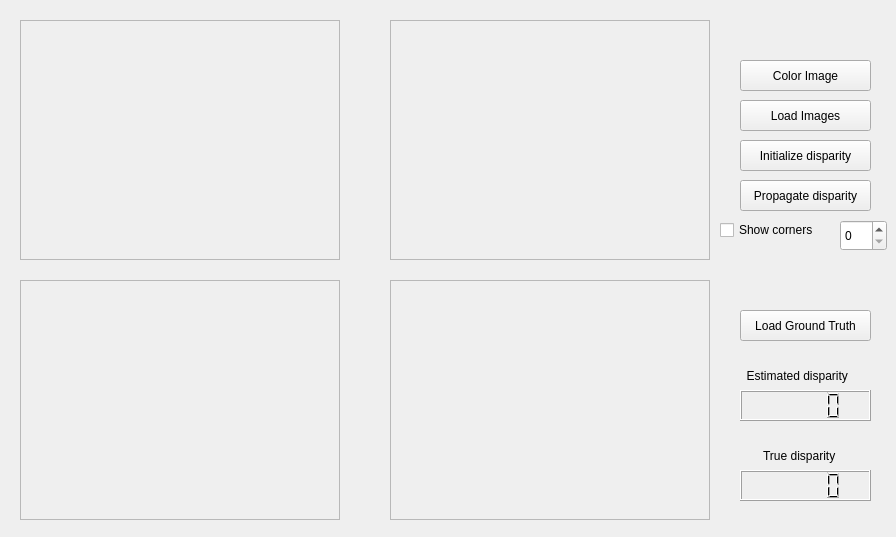
<?xml version="1.0" encoding="UTF-8"?>
<ui version="4.0">
 <class>MainWindow</class>
 <widget class="QWidget" name="MainWindow">
  <property name="geometry">
   <rect>
    <x>0</x>
    <y>0</y>
    <width>896</width>
    <height>537</height>
   </rect>
  </property>
  <property name="windowTitle">
   <string>Proyecto de Visión Artificial</string>
  </property>
  <widget class="QFrame" name="imageFrameS">
   <property name="geometry">
    <rect>
     <x>20</x>
     <y>20</y>
     <width>320</width>
     <height>240</height>
    </rect>
   </property>
   <property name="frameShape">
    <enum>QFrame::StyledPanel</enum>
   </property>
   <property name="frameShadow">
    <enum>QFrame::Raised</enum>
   </property>
  </widget>
  <widget class="QFrame" name="imageFrameD">
   <property name="geometry">
    <rect>
     <x>390</x>
     <y>20</y>
     <width>320</width>
     <height>240</height>
    </rect>
   </property>
   <property name="frameShape">
    <enum>QFrame::StyledPanel</enum>
   </property>
   <property name="frameShadow">
    <enum>QFrame::Raised</enum>
   </property>
  </widget>
  <widget class="QPushButton" name="colorButton">
   <property name="enabled">
    <bool>true</bool>
   </property>
   <property name="geometry">
    <rect>
     <x>740</x>
     <y>60</y>
     <width>131</width>
     <height>31</height>
    </rect>
   </property>
   <property name="text">
    <string>Color Image</string>
   </property>
   <property name="checkable">
    <bool>true</bool>
   </property>
   <property name="checked">
    <bool>false</bool>
   </property>
  </widget>
  <widget class="QPushButton" name="loadButton">
   <property name="geometry">
    <rect>
     <x>740</x>
     <y>100</y>
     <width>131</width>
     <height>31</height>
    </rect>
   </property>
   <property name="text">
    <string>Load Images</string>
   </property>
   <property name="checkable">
    <bool>true</bool>
   </property>
   <property name="checked">
    <bool>false</bool>
   </property>
  </widget>
  <widget class="QCheckBox" name="showCornersCheck">
   <property name="geometry">
    <rect>
     <x>720</x>
     <y>220</y>
     <width>111</width>
     <height>20</height>
    </rect>
   </property>
   <property name="text">
    <string>Show corners</string>
   </property>
  </widget>
  <widget class="QPushButton" name="initDispButton">
   <property name="geometry">
    <rect>
     <x>740</x>
     <y>140</y>
     <width>131</width>
     <height>31</height>
    </rect>
   </property>
   <property name="text">
    <string>Initialize disparity</string>
   </property>
   <property name="checkable">
    <bool>true</bool>
   </property>
   <property name="checked">
    <bool>false</bool>
   </property>
  </widget>
  <widget class="QPushButton" name="propDispButton">
   <property name="geometry">
    <rect>
     <x>740</x>
     <y>180</y>
     <width>131</width>
     <height>31</height>
    </rect>
   </property>
   <property name="text">
    <string>Propagate disparity</string>
   </property>
   <property name="checkable">
    <bool>true</bool>
   </property>
   <property name="checked">
    <bool>false</bool>
   </property>
  </widget>
  <widget class="QFrame" name="imageFrameS_Down">
   <property name="geometry">
    <rect>
     <x>20</x>
     <y>280</y>
     <width>320</width>
     <height>240</height>
    </rect>
   </property>
   <property name="frameShape">
    <enum>QFrame::StyledPanel</enum>
   </property>
   <property name="frameShadow">
    <enum>QFrame::Raised</enum>
   </property>
  </widget>
  <widget class="QFrame" name="imageFrameD_Down">
   <property name="geometry">
    <rect>
     <x>390</x>
     <y>280</y>
     <width>320</width>
     <height>240</height>
    </rect>
   </property>
   <property name="frameShape">
    <enum>QFrame::StyledPanel</enum>
   </property>
   <property name="frameShadow">
    <enum>QFrame::Raised</enum>
   </property>
  </widget>
  <widget class="QPushButton" name="loadGroundButton">
   <property name="geometry">
    <rect>
     <x>740</x>
     <y>310</y>
     <width>131</width>
     <height>31</height>
    </rect>
   </property>
   <property name="text">
    <string>Load Ground Truth</string>
   </property>
   <property name="checkable">
    <bool>true</bool>
   </property>
   <property name="checked">
    <bool>false</bool>
   </property>
  </widget>
  <widget class="QLCDNumber" name="estDispLcd">
   <property name="geometry">
    <rect>
     <x>740</x>
     <y>390</y>
     <width>131</width>
     <height>31</height>
    </rect>
   </property>
  </widget>
  <widget class="QLCDNumber" name="trueDispLcd">
   <property name="geometry">
    <rect>
     <x>740</x>
     <y>470</y>
     <width>131</width>
     <height>31</height>
    </rect>
   </property>
  </widget>
  <widget class="QLabel" name="label">
   <property name="geometry">
    <rect>
     <x>740</x>
     <y>360</y>
     <width>131</width>
     <height>31</height>
    </rect>
   </property>
   <property name="text">
    <string>  Estimated disparity</string>
   </property>
  </widget>
  <widget class="QLabel" name="label_2">
   <property name="geometry">
    <rect>
     <x>750</x>
     <y>440</y>
     <width>101</width>
     <height>31</height>
    </rect>
   </property>
   <property name="text">
    <string>    True disparity</string>
   </property>
  </widget>
  <widget class="QSpinBox" name="grayDifferenceBox">
   <property name="geometry">
    <rect>
     <x>840</x>
     <y>220</y>
     <width>47</width>
     <height>31</height>
    </rect>
   </property>
  </widget>
 </widget>
 <resources/>
 <connections/>
</ui>
